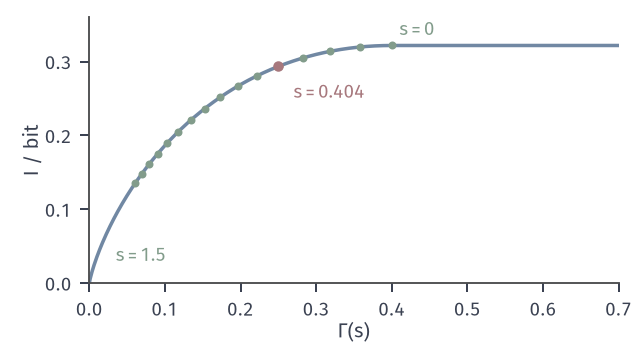

This figure's Python source:
from pathlib import Path
import sys
HERE = Path(__file__).resolve().parent
sys.path.insert(0, str(HERE.parent/"dcc-common"))
from dcc_fig import *
# Cost-constrained Blahut-Arimoto on the Z-channel with c(0)=0, c(1)=1. For each multiplier s the iteration
# q <- q 2^{D(W_x||p) - s c(x)} (400 rounds from (1/2,1/2)) gives a point (Gamma(s), I) on the capacity-cost curve.
# Blue: exact curve h2(G/2) - G (flat at log2(5/4) for G >= 0.4); green dots: s = 0, 0.1, ..., 1.5;
# red: multiplier found by bisection (40 halvings on [0,3]) so that Gamma(s) = 0.25.
def run(s, T=400):
    q = np.array([.5, .5])
    for _ in range(T):
        pY = q @ Z; Dx = np.array([kl(Z[x], pY) for x in range(2)]) - s*np.array([0, 1.]); q = q*2**Dx; q /= q.sum()
    return q
g = np.linspace(0, 1, 801); Cg = np.where(g <= .4, h2(np.minimum(g, .4)/2) - np.minimum(g, .4), np.log2(1.25))
fig, ax = figure(width_mm=90, height_mm=50)
panel(fig, left=.14, right=.97, top=.95, bottom=.2)
ax.plot(g, Cg, color=BLUE, lw=1.4)
pts = []
for s in np.arange(0, 1.51, .1):
    q = run(s); pts.append((q[1], mi(q, Z))); ax.plot([q[1]], [mi(q, Z)], 'o', ms=3.2, color=GREEN, mew=0, zorder=5)
lo, hi = 0., 3.
for _ in range(40):
    mid = (lo+hi)/2
    if run(mid)[1] > .25: lo = mid
    else: hi = mid
qs = run(hi); dot(ax, qs[1], mi(qs, Z))
lab(ax, .27, .25, r'$s=%.3f$' % hi, RED); lab(ax, .41, .335, r'$s=0$', GREEN); lab(ax, .035, .03, r'$s=1.5$', GREEN)
ax.set_xlim(0, .7); ax.set_ylim(0, .36); ax.set_xlabel(r'$\Gamma(s)$', labelpad=1); ax.set_ylabel(r'$I$ / bit', labelpad=1)
save(fig, HERE, 'figure', {'s_bisect': hi, 'q_at_s': float(qs[1]), 'points': [[float(a), float(b)] for a, b in pts]})
